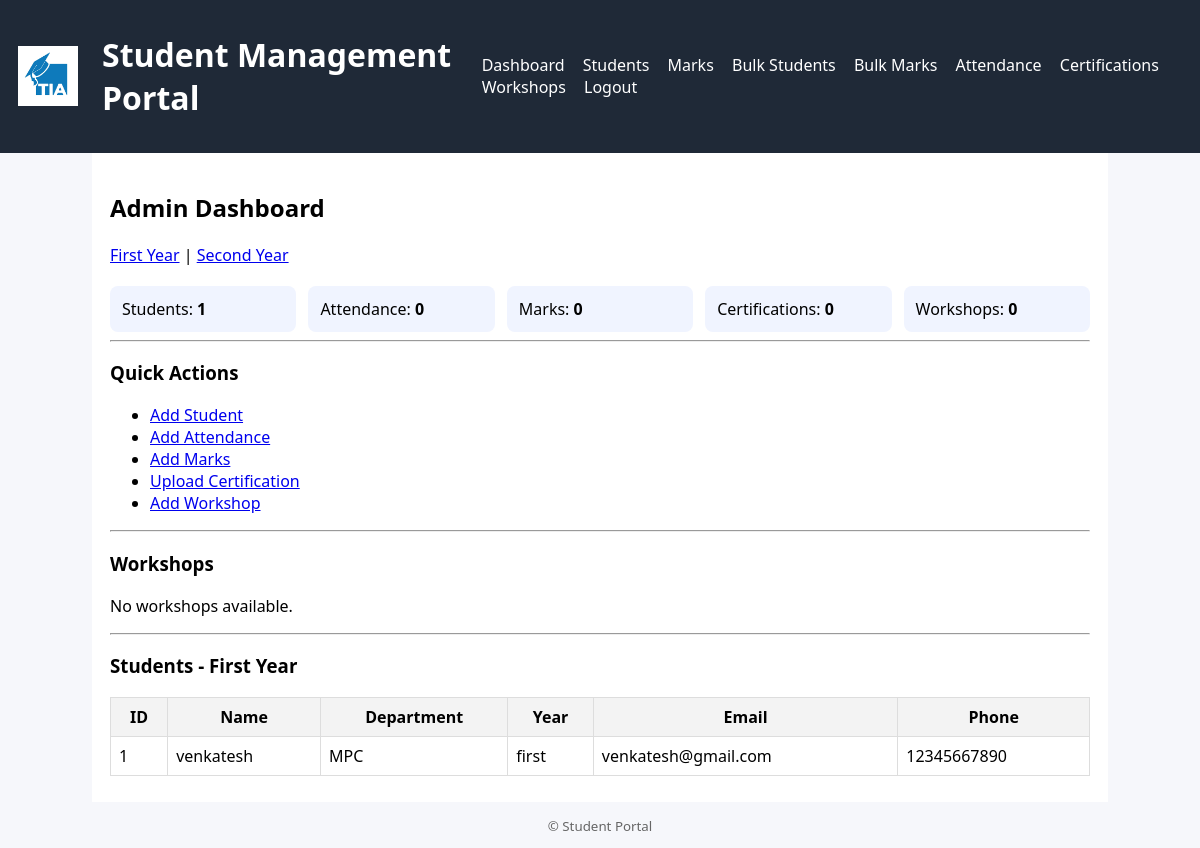
The page /dashboard/ (signed in) on the database its author committed.
### portal_app/models.py (models this page shows, shortened)
class Student(models.Model):
    student_id = models.CharField(max_length=20, unique=True)
    name = models.CharField(max_length=100)
    year = models.CharField(max_length=10)   # Required field
    department = models.CharField(max_length=50, null=True, blank=True)
    email = models.EmailField(null=True, blank=True)
    phone = models.CharField(max_length=15, null=True, blank=True)

### portal_app/views.py (the view)
# urls.py: path('dashboard/', views.admin_dashboard, name='admin_dashboard'),
@login_required
@user_passes_test(is_staff)
def admin_dashboard(request):
    year = request.GET.get('year', 'first')
    students = Student.objects.filter(year=year)
    attendance = Attendance.objects.filter(student__year=year)
    marks = Marks.objects.filter(student__year=year)
    certifications = Certification.objects.filter(student__year=year)
    workshops = Workshop.objects.filter(year=year)
    stats = {
        'students': students.count(),
        'attendance': attendance.count(),
        'marks': marks.count(),
        'certifications': certifications.count(),
        'workshops': workshops.count(),
    }
    return render(request, 'portal_app/admin_dashboard.html', {
        'stats': stats,
        'workshops': workshops,
        'year': year,
        'students': students,  # Pass students to template
    })

### portal_app/views.py (called while the page is built)
def is_staff(user): return user.is_authenticated and user.is_staff

### portal_app/templates/portal_app/admin_dashboard.html (shortened to what this page needs)
{% extends 'portal_app/base.html' %}
{% load static %}
{% block content %}
<h2>Admin Dashboard</h2>
<div style="margin-bottom: 20px;">
  <a href="{% url 'portal_app:admin_dashboard' %}?year=first" class="{% if year == 'first' %}active{% endif %}">First Year</a> |
  <a href="{% url 'portal_app:admin_dashboard' %}?year=second" class="{% if year == 'second' %}active{% endif %}">Second Year</a>
</div>
<div class="grid">
  <div class="card">Students: <strong>{{ stats.students }}</strong></div>
  <div class="card">Attendance: <strong>{{ stats.attendance }}</strong></div>
  <div class="card">Marks: <strong>{{ stats.marks }}</strong></div>
  <div class="card">Certifications: <strong>{{ stats.certifications }}</strong></div>
  <div class="card">Workshops: <strong>{{ stats.workshops }}</strong></div>
</div>
<hr>
<h3>Quick Actions</h3>
<ul>
  <li><a href="{% url 'portal_app:add_student' %}">Add Student</a></li>
  <li><a href="{% url 'portal_app:add_attendance' %}">Add Attendance</a></li>
  <li><a href="{% url 'portal_app:add_marks' %}">Add Marks</a></li>
  <li><a href="{% url 'portal_app:upload_certification' %}">Upload Certification</a></li>
  <li><a href="{% url 'portal_app:add_workshop' %}">Add Workshop</a></li>
</ul>
<hr>
<h3>Workshops</h3>
{% for workshop in workshops %}
  <div>
    <strong>{{ workshop.title }}</strong>
    <a href="{% url 'portal_app:edit_workshop' workshop.pk %}">Edit</a>
    <a href="{% url 'portal_app:delete_workshop' workshop.pk %}">Delete</a>
  </div>
{% empty %}
  <p>No workshops available.</p>
{% endfor %}
<hr>
<h3>Students - {{ year|title }} Year</h3>
<table>
  <thead>
    <tr>
      <th>ID</th>
      <th>Name</th>
      <th>Department</th>
      <th>Year</th>
      <th>Email</th>
      <th>Phone</th>
    </tr>
  </thead>
  <tbody>
    {% for student in students %}
    <tr>
      <td>{{ student.student_id }}</td>
      <td>{{ student.name }}</td>
      <td>{{ student.department }}</td>
      <td>{{ student.year }}</td>
      <td>{{ student.email }}</td>
      <td>{{ student.phone }}</td>
    </tr>
    {% empty %}
    <tr><td colspan="6">No students found.</td></tr>
    {% endfor %}
  </tbody>
</table>
{% endblock %}

### portal_app/static/portal_app/style.css (style rules this page uses)
body { font-family: system-ui, Arial, sans-serif; margin:0; background:#f6f7fb; }
.grid { display:grid; grid-template-columns: repeat(auto-fit, minmax(160px, 1fr)); gap:12px; }
.card { background:#f0f4ff; padding:12px; border-radius:8px; }
table { width:100%; border-collapse: collapse; margin:8px 0; }
th, td { border:1px solid #ddd; padding:8px; }
th { background:#f3f3f3; }

### rows shown on the page
Student: year "First", student_id "1", name "venkatesh", department "MPC", year "first", email "venkatesh@gmail.com", phone "12345667890"

### other values the page prints
{{ stats.students }} "1"
{{ stats.attendance }} "0"
{{ stats.marks }} "0"
{{ stats.certifications }} "0"
{{ stats.workshops }} "0"
